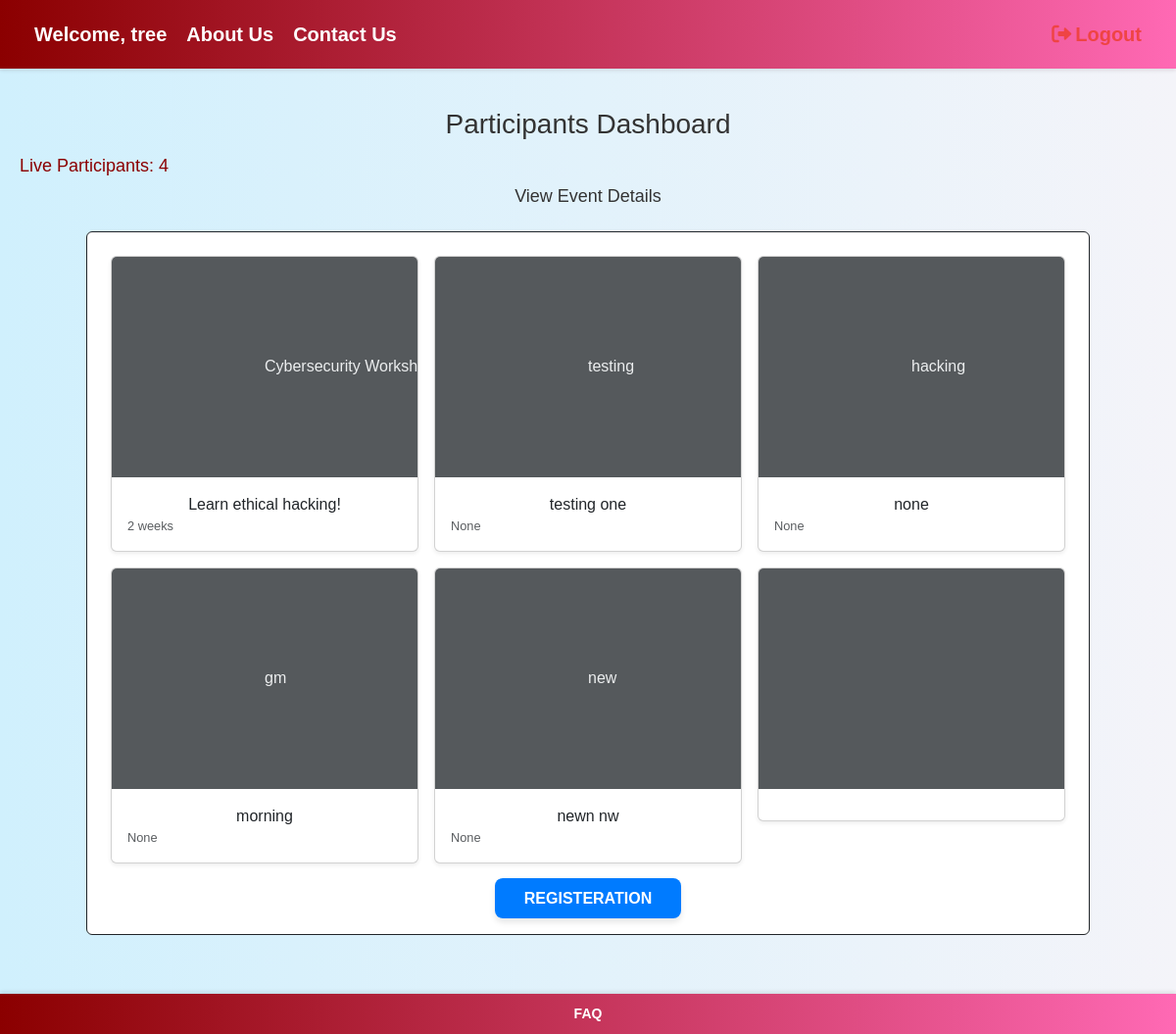
The app's page /participant_dashboard/ (signed in) with its own data.
### core/models.py (models this page shows, shortened)
class Event(models.Model):
    STATUS_CHOICES = [
        ("active", "Active"),
        ("inactive", "Inactive"),
    ]
    name = models.CharField(max_length=100, unique=True)
    description = models.TextField()
    date = models.DateTimeField()
    is_online = models.BooleanField(default=False)
    is_offline = models.BooleanField(default=False)
    is_hybrid = models.BooleanField(default=False)
    status = models.CharField(max_length=20, choices=STATUS_CHOICES, default="inactive")
    time_remaining = models.CharField(max_length=50, blank=True, null=True)

### core/views.py (the view)
# urls.py: path('participant_dashboard/', views.participant_dashboard, name='participant_dashboard'),
@login_required
def participant_dashboard(request):
    total_participants = Profile.objects.filter(role='PARTICIPANT').count()
    active_events = Event.objects.filter(status="active")[:6]
    event_slots = list(active_events) + ["Coming Soon"] * (6 - len(active_events))
    return render(request, 'participant_dashboard.html', {'total_participants': total_participants, 'event_slots': event_slots, 'role': 'PARTICIPANT'})

### core/templates/participant_dashboard.html (shortened to what this page needs)
<!DOCTYPE html>
<html lang="en">
<head>
    <link href="https://cdn.jsdelivr.net/npm/bootstrap@5.3.0/dist/css/bootstrap.min.css" rel="stylesheet">
    <link href="https://cdn.jsdelivr.net/npm/tailwindcss@2.2.19/dist/tailwind.min.css" rel="stylesheet">
    <link rel="stylesheet" href="https://cdnjs.cloudflare.com/ajax/libs/font-awesome/6.0.0/css/all.min.css">
</head>
<body>
    <header>
        <div class="navbar">
            <div>
                <span>Welcome, {{ user.username }}</span>
                <a href="{% url 'about' %}">About Us</a>
                <a href="{% url 'Contact' %}">Contact Us</a>
            </div>
            <a href="{% url 'logout' %}" class="text-red-500 hover:text-red-700">
                <i class="fas fa-sign-out-alt mr-1"></i>Logout
            </a>
        </div>
    </header>
    <main>
        <div class="dashboard-header">
            <h1>Participants Dashboard</h1>
            <h2>Live Participants: <span id="participant-count">{{ total_participants }}</span></h2>
            <h3>View Event Details</h3>
        </div>
        <div class="container mt-4 p-4 border border-dark rounded" style="background-color: #ffffff;">
            <div class="row row-cols-1 row-cols-sm-2 row-cols-md-3 g-3">
                {% for event in event_slots %}
                <div class="col">
                    <div class="card shadow-sm">
                        <svg class="bd-placeholder-img card-img-top" width="100%" height="225" xmlns="http://www.w3.org/2000/svg"
                            role="img" aria-label="Placeholder: Thumbnail" preserveAspectRatio="xMidYMid slice">
                            <title>{{ event.name }}</title>
                            <rect width="100%" height="100%" fill="#55595c"></rect>
                            <text x="50%" y="50%" fill="#eceeef" dy=".3em">{{ event.name }}</text>
                        </svg>
                        <div class="card-body">
                            <p class="card-text">{{ event.description }}</p>
                            <div class="d-flex justify-content-between align-items-center">
                                <small class="text-body-secondary">{{ event.time_remaining }}</small>
                            </div>
                        </div>
                    </div>
                </div>
                {% endfor %}
            </div>
            <div class="text-center mt-4">
                <a href="{% url 'participantform' %}" class="registeration-btn" id="registeration-btn">
                    REGISTERATION
                </a>
            </div>
        </div>
    </main>
    <footer style="background: linear-gradient(to right, rgba(139, 0, 0, 1), rgba(255, 105, 180, 1));
               color: white;
               text-align: center;
               padding: 10px 15px;
               font-size: 14px;
               font-weight: bold;
               box-shadow: 0 -2px 4px rgba(0, 0, 0, 0.1);
               margin-top: 40px;">
        <a href="{% url 'FAQ' %}" style="color: white; text-decoration: none;">FAQ</a>
    </footer>
</body>
</html>

### core/templates/participant_dashboard.html (style rules this page uses)
body { margin: 0; font-family: 'Arial', sans-serif; background-color: #f4f4f9; color: #333; }
header { background: linear-gradient(to right, rgba(139, 0, 0, 1), rgba(255, 105, 180, 1)); color: white; text-align: center; padding: 10px 15px; font-size: 20px; font-weight: bold; box-shadow: 0 2px 4px rgba(0, 0, 0, 0.1); }
.navbar { max-width: 1200px; margin: 0 auto; display: flex; justify-content: space-between; align-items: center; padding: 10px 20px; }
.navbar > div { display: flex; align-items: center; gap: 20px; }
.navbar div a { margin-left: 0; color: white; text-decoration: none; }
main { max-width: 1200px; margin: 20px auto; padding: 20px; text-align: center; }
.dashboard-header h1 { font-size: 28px; margin-bottom: 15px; }
.dashboard-header h2 { font-size: 18px; color: #8b0000; text-align: left; }
.dashboard-header h3 { font-size: 18px; color: #333; text-align: center; margin-top: 10px; }
.registeration-btn { background-color: #007BFF; color: white; padding: 12px 30px; border: none; border-radius: 8px; font-size: 16px; font-weight: bold; cursor: pointer; box-shadow: 0 4px 6px rgba(0, 0, 0, 0.1); }
body { margin: 0; font-family: 'Arial', sans-serif; background: linear-gradient(to right, #d0f0fd, #f4f4f9); color: #333; }

### records on screen
Event: name "Cybersecurity…", description "Learn ethical hacking!", time_remaining "2 weeks"
Event: name "testing", description "testing one", time_remaining "None"
Event: name "hacking", description "none", time_remaining "None"
Event: name "gm", description "morning", time_remaining "None"
Event: name "new", description "newn nw", time_remaining "None"

### other values on screen
{{ user.username }} "tree"
{{ total_participants }} "4"
